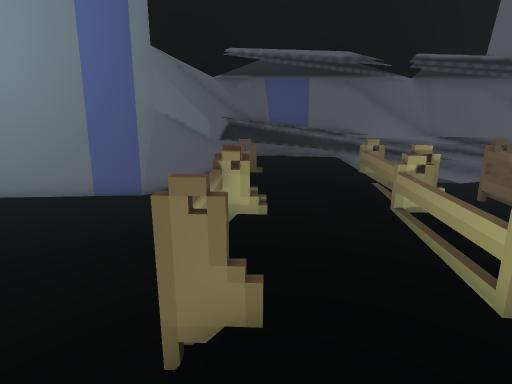
view 1 (above)

16 first-person views from a walk through a 3-D level made in the Godot game engine. The camera is 1.3 m above the floor, tilts 14° down and sees 75° across. The floor is counted in squares, 0.5 m on a side. Each view is taken from the middle of a square. On the plan, view 1 faces up. The plan holds only what a view shows up to about 20 squares ahead; the rest is blank. The place goes on beyond the plan.

view 2
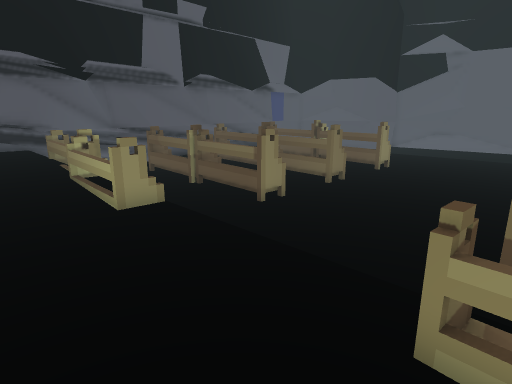

view 3
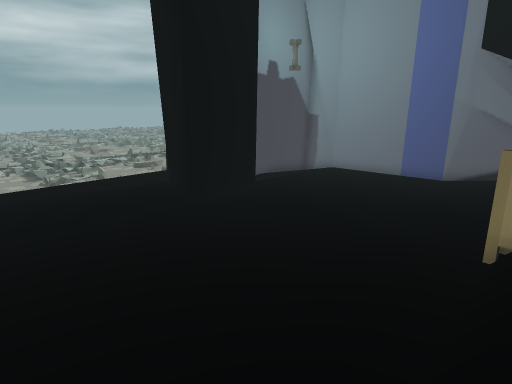

view 4
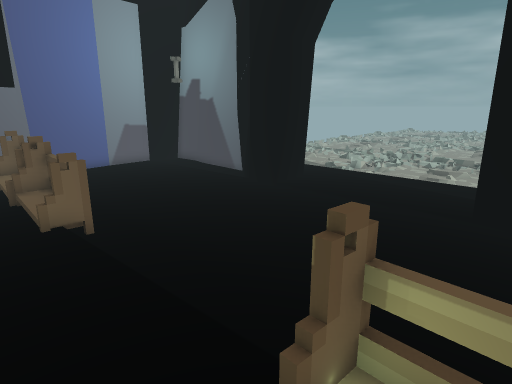

view 5
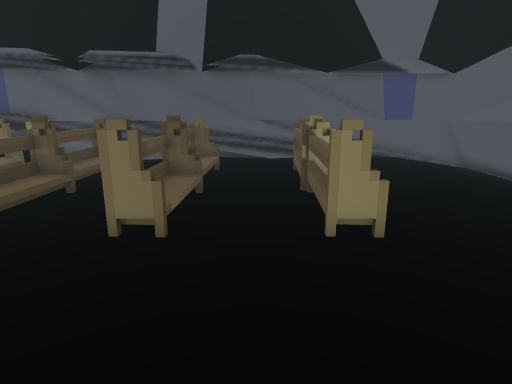

view 6
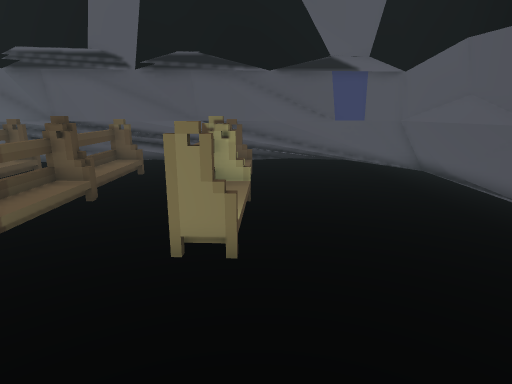

view 7
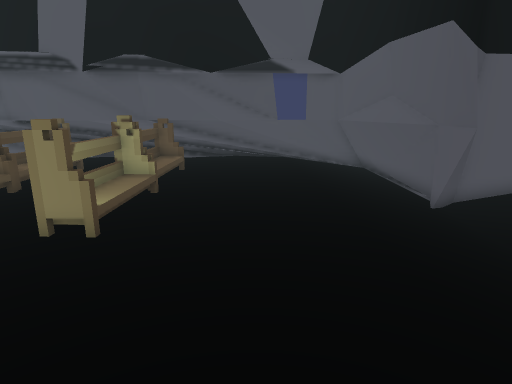

view 8
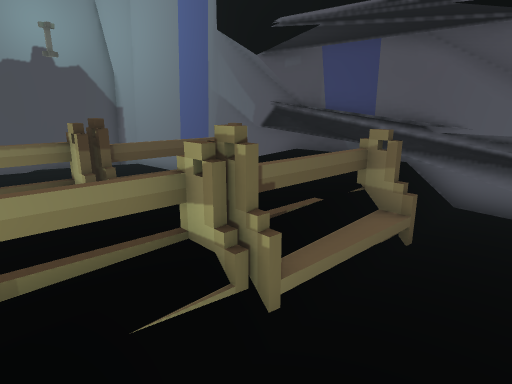

view 9
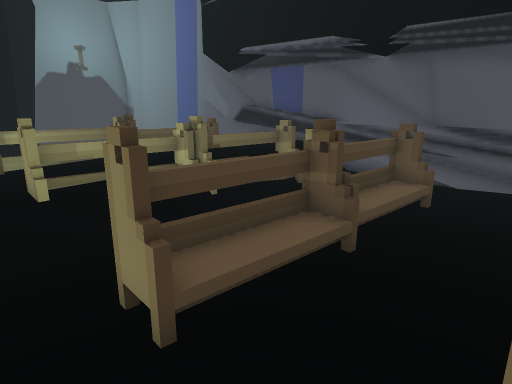

view 10
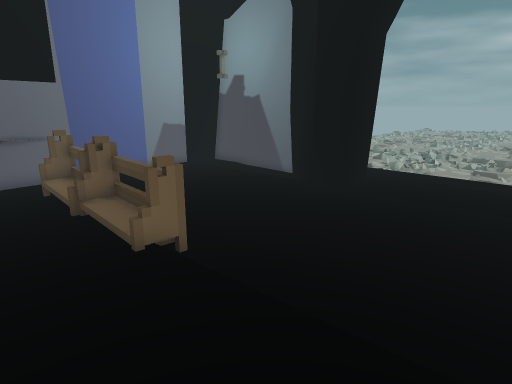

view 11
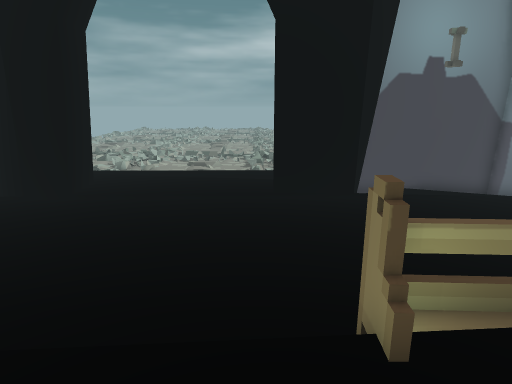

view 12
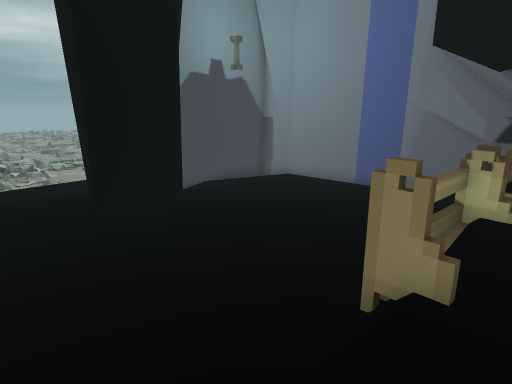

view 13
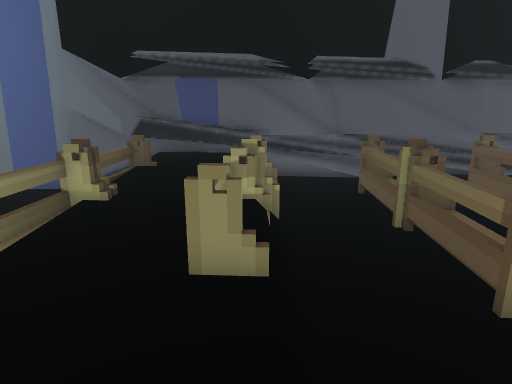

view 14
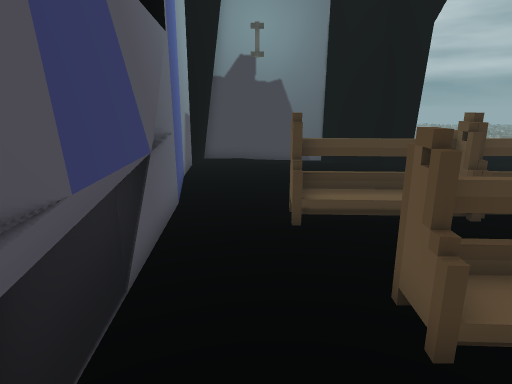

view 15
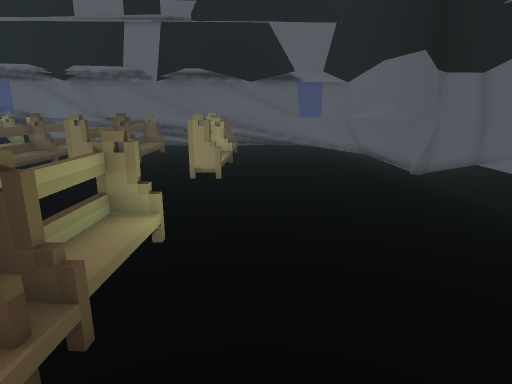

view 16
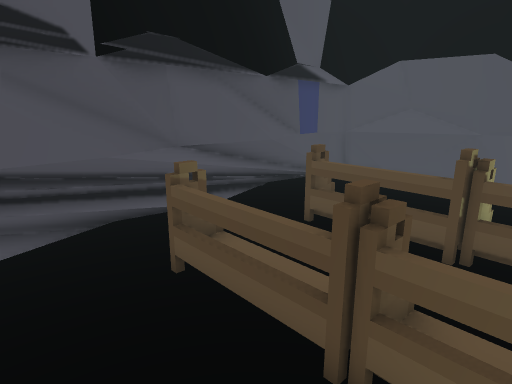

### Floor plan
Key: @ floor where view 1 was taken; # wall or solid block; . main floor; : floor 0.25 m higher than the main floor; - floor 0.25 m lower than the main floor; + floor 0.5 m higher than the main floor; _ floor 0.5 m lower than the main floor; * floor 0.75 m higher than the main floor; / step, stairs or slope; = window, fence, low wall or low ledge; v drop or lower ground; B bench; O other object.
Columns run from 13 left of view 1 to 28 right of it. Each row starts with its distance up from view 1.
 16                          ################
 15            ######################## .--#=
 14  ####################................--##
 13 ###--------. ++++/...................-- #
 12 #----------. ++++B/..BB...B...B......---##
 11 #----------. B+++B/..B/..BB...B......---##
 10 #- --------. ++++/...B/..BO...B......---_#
  9 #- --------. ++++/...B/..BO...B......---##
  8 #  --------.B/++//...v/..BO..vO.......--##
  7 #  --------.B/++//...*/..BO...v.......--_
  6    #-------.B:::/:...B/..BO...B.......---
  5    #-------.B:::/:...B/..BO...B.......---
  4    #-------.B:::/:...B/..BO..vB.......---
  3 ####-------.BB::::....................---
  2 -../-------./   :  ...................---
  1 -...------.        ...................---
  0 ....------.. @     ...................--
 -1 ....------... :  : ...................--
 -2 ....------...::    ...................-
 -3 ....------...:: BB   ..     .B    . ..
 -4 ....------..//: #   B        B
 -5 .###------..B/::B   B        B
 -6    #........B/::B   B        B
 -7    #........B/..             B
 -8   ##........BB..
 -9   # ....... B/..B               .
-10   # ....... B/..B
-11   # ....... B/..BB
-12   #=........BB.
-13   #=...........     .
-14   ##........... ###
-15   ##.....#########

Positions as (right, up) in squares from view 1, and headings:
1: (0, 0), facing up
2: (0, -4), facing up-right
3: (0, -4), facing up-left
4: (2, 5), facing down-left
5: (15, -3), facing up
6: (18, -2), facing up
7: (21, -3), facing up
8: (7, 5), facing up-left
9: (12, 2), facing up-left
10: (3, 2), facing down-left
11: (3, 2), facing left
12: (1, -1), facing up-left
13: (4, -1), facing up
14: (7, -13), facing left
15: (19, -9), facing up
16: (9, 6), facing up-right
